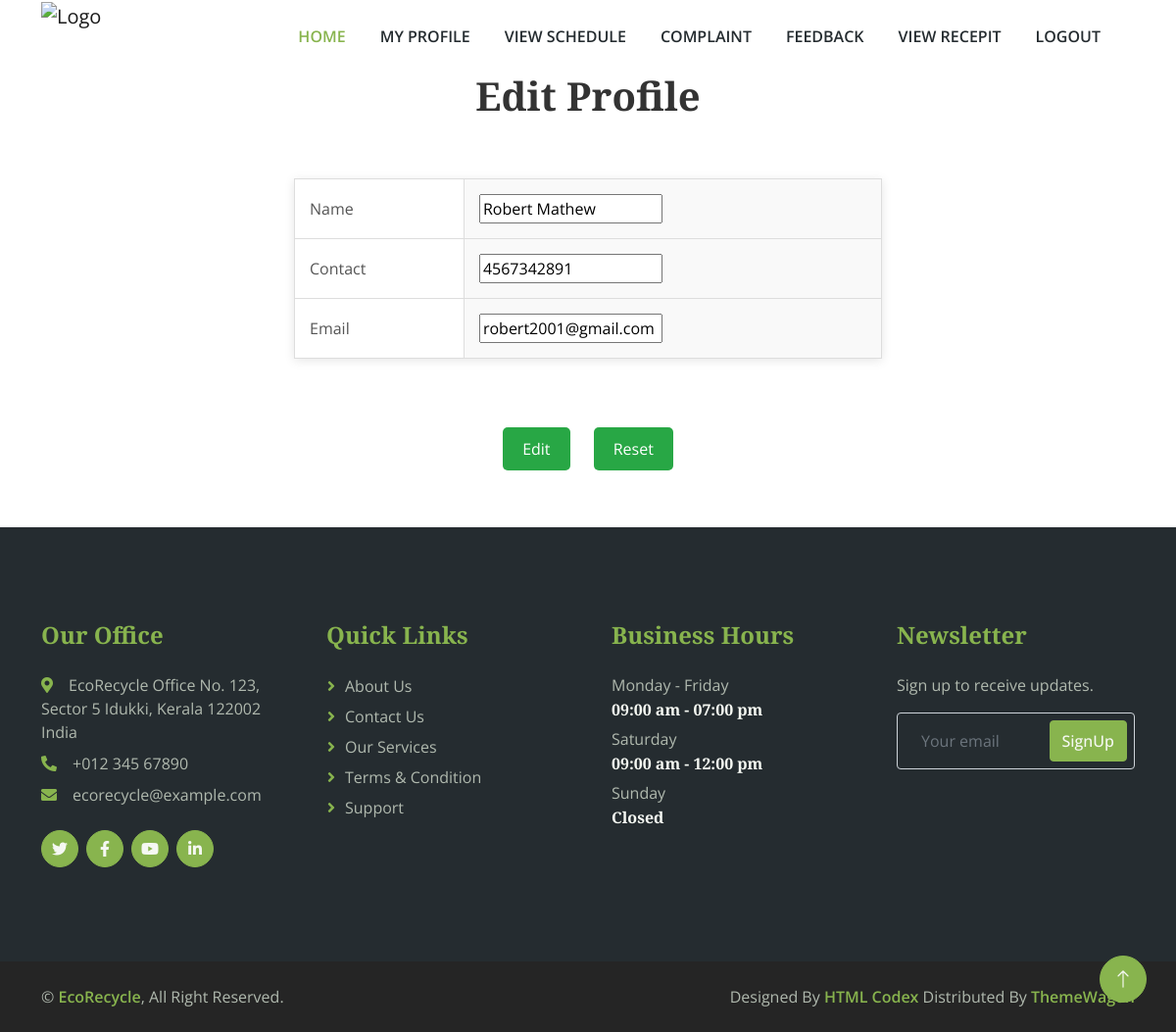
The app's page /User/EditProfile.php (signed in) with its own data.
### tables this page shows
CREATE TABLE IF NOT EXISTS `tbl_user` (
  `user_id` int(11) NOT NULL AUTO_INCREMENT,
  `user_name` varchar(100) NOT NULL,
  `ward_id` int(11) NOT NULL,
  `user_housename` varchar(100) NOT NULL,
  `user_houseno` int(50) NOT NULL,
  `user_gender` varchar(20) NOT NULL,
  `user_contact` varchar(100) NOT NULL,
  `user_email` varchar(100) NOT NULL,
  `user_password` varchar(100) NOT NULL,
  `user_aadhar` varchar(100) NOT NULL,
  `user_status` int(11) NOT NULL DEFAULT '0',
  `user_photo` varchar(500) NOT NULL,
  PRIMARY KEY (`user_id`)
);

### User/EditProfile.php (the view, shortened to what this page needs)
<?php
    include("Head.php");
	  ?>
<!DOCTYPE html PUBLIC "-//W3C//DTD XHTML 1.0 Transitional//EN" "http://www.w3.org/TR/xhtml1/DTD/xhtml1-transitional.dtd">
<html xmlns="http://www.w3.org/1999/xhtml">
<head>
</head>
<body>
<form id="form1" name="form1" method="post" action="">
<h1 align="center">Edit Profile</h1>
  <?php
  $sel = "select * from tbl_user where user_id = '".$_SESSION["uid"]."'";
  $result = mysql_query($sel);
  $data = mysql_fetch_array($result);
  ?>
  <table align="center">
    <tr>
      <td>Name</td>
      <td><input type="text" name="txtname" required  value="<?php echo $data["user_name"] ?>"/></td>
    </tr>
    <tr>
      <td>Contact</td>
      <td><input type="text" name="txtcontact" required  value="<?php echo $data["user_contact"] ?>"/></td>
    </tr>
    <tr>
      <td>Email</td>
      <td><input type="text" name="txtemail" required value="<?php echo $data["user_email"] ?>"/></td>
    </tr>
  </table>
  <div class="button-container">
    <input type="submit" name="btnsubmit" id="btnsubmit" value="Edit" class="form-btn"/>
    <input type="reset" name="btnreset" id="btnreset" value="Reset" class="form-btn"/>
</div>
</form>
</body>
</html>
<?php include("Foot.php"); ?>

### Assest/Templates/User/css/style.css (style rules this page uses)
:root { --primary: #88B44E; --secondary: #FB9F38; --light: #F5F8F2; --dark: #252C30; }

### User/EditProfile.php (style rules this page uses)
h1 { text-align: center; color: #333; }
table { width: 50%; margin: 60px auto; border-collapse: collapse; background-color: #fff; box-shadow: 0 2px 10px rgba(0, 0, 0, 0.1); }
td { padding: 15px; border: 1px solid #ddd; text-align: left; color: #555; }
td:nth-child(even) { background-color: #f9f9f9; }
.form-btn { text-decoration: none; color: #fff; background-color: #28a745; margin: 10px; padding: 10px 20px; border: none; border-radius: 5px; cursor: pointer; transition: transform 0.3s ease, background-color 0.3s ease; }
.button-container { text-align: center; margin-top: 20px; }

### records on screen
tbl_user: txtname "Robert Mathew", txtcontact "4567342891", txtemail "robert2001@gmail.com"
